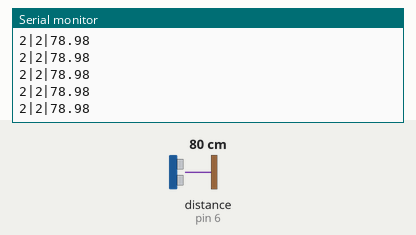
This sketch was run on a simulated Arduino Uno, built with avr-gcc and run on an emulated ATmega328P. On the bench: the last lines printed to the serial monitor. Wiring (inferred from the names in the program): ultrasonic range finder: trigger pin 7; echo pin 6. The test bench sets the inputs (shaded band); at power-on: distance to the obstacle (sensor on pin 6) 80 cm. The echo pulse lasts 58.3 µs per cm.

Above: at 1.2 s.
1.3 s: distance to the obstacle (sensor on pin 6) set to 120 cm
At 2.3 s:
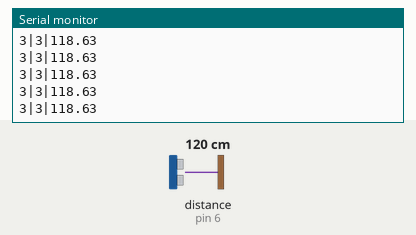
4.3 s: distance to the obstacle (sensor on pin 6) set to 2 cm
At 5.0 s:
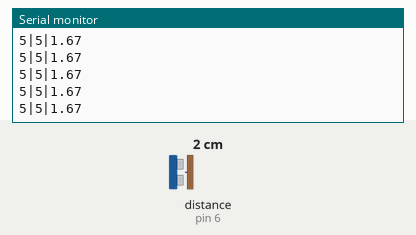
Timing chart, 0 to 7.3 s (numbered marks = the images above; inputs shaded):
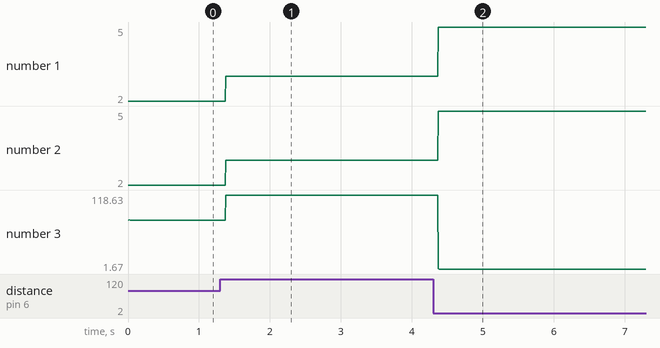

Measured:
- after the input at 1.3 s, the serial monitor: prints a new line after 0.08 s (image 1)
- after the input at 4.3 s, the serial monitor: prints a new line after 0.07 s (image 2)
- plotted number 1: 2 → 3 after the input at 1.3 s, 3 → 5 after the input at 4.3 s
- plotted number 2: 2 → 3 after the input at 1.3 s, 3 → 5 after the input at 4.3 s
- plotted number 3: 78.98 → 118.63 after the input at 1.3 s, 118.63 → 1.67 after the input at 4.3 s

The sketch:

ultrasonic1-tx.ino
```cpp
static int trigger = 7;
static int echo = 6;
float distance, duration;
void setup()
{
  pinMode(trigger, OUTPUT);
  pinMode(echo, INPUT);
  Serial.begin(9600);
}

void loop()
{
  digitalWrite(trigger, LOW);
  delayMicroseconds(2);
  digitalWrite(trigger, HIGH);
  delayMicroseconds(10);
  digitalWrite(trigger, LOW);
  duration = pulseIn(echo, HIGH); // time taken by the sonic wave to go and return back
  distance = (duration * .0340) / 2; // convert time taken to distance.
  if (distance >= 20 && distance < 50)
  {
    Serial.print('\r');
    Serial.print(1);
    Serial.print('|');
    Serial.print(1);
    Serial.print('|');
    Serial.print(distance);
    Serial.print('\n');
  }
  else if (distance >= 50 && distance < 100)
  {
    Serial.print('\r');
    Serial.print(2);
    Serial.print('|');
    Serial.print(2);
    Serial.print('|');
    Serial.print(distance);
    Serial.print('\n');
  }
  else if (distance >= 100 && distance < 150)
  {
    Serial.print('\r');
    Serial.print(3);
    Serial.print('|');
    Serial.print(3);
    Serial.print('|');
    Serial.print(distance);
    Serial.print('\n');
  }
  else if (distance >= 150 && distance < 200)
  {
    Serial.print('\r');
    Serial.print(4);
    Serial.print('|');
    Serial.print(4);
    Serial.print('|');
    Serial.print(distance);
    Serial.print('\n');
  }
  else
  {
    Serial.print('\r');
    Serial.print(5);
    Serial.print('|');
    Serial.print(5);
    Serial.print('|');
    Serial.print(distance);
    Serial.print('\n');
  }
}
```
